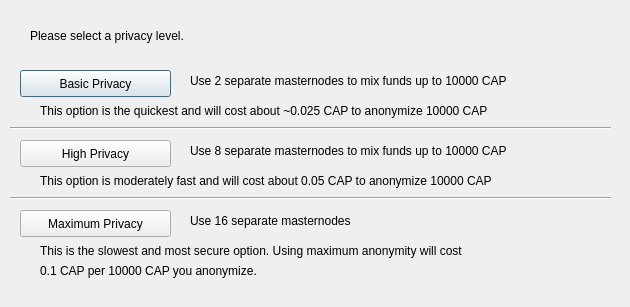
<?xml version="1.0" encoding="UTF-8"?>
<ui version="4.0">
 <class>ObfuscationConfig</class>
 <widget class="QDialog" name="ObfuscationConfig">
  <property name="geometry">
   <rect>
    <x>0</x>
    <y>0</y>
    <width>630</width>
    <height>307</height>
   </rect>
  </property>
  <property name="windowTitle">
   <string>Configure Obfuscation</string>
  </property>
  <widget class="QPushButton" name="buttonBasic">
   <property name="geometry">
    <rect>
     <x>20</x>
     <y>70</y>
     <width>151</width>
     <height>27</height>
    </rect>
   </property>
   <property name="text">
    <string>Basic Privacy</string>
   </property>
  </widget>
  <widget class="QPushButton" name="buttonHigh">
   <property name="geometry">
    <rect>
     <x>20</x>
     <y>140</y>
     <width>151</width>
     <height>27</height>
    </rect>
   </property>
   <property name="text">
    <string>High Privacy</string>
   </property>
  </widget>
  <widget class="QPushButton" name="buttonMax">
   <property name="geometry">
    <rect>
     <x>20</x>
     <y>210</y>
     <width>151</width>
     <height>27</height>
    </rect>
   </property>
   <property name="text">
    <string>Maximum Privacy</string>
   </property>
  </widget>
  <widget class="QLabel" name="label">
   <property name="geometry">
    <rect>
     <x>30</x>
     <y>20</y>
     <width>571</width>
     <height>31</height>
    </rect>
   </property>
   <property name="text">
    <string>Please select a privacy level.</string>
   </property>
  </widget>
  <widget class="QLabel" name="label_2">
   <property name="geometry">
    <rect>
     <x>190</x>
     <y>70</y>
     <width>421</width>
     <height>21</height>
    </rect>
   </property>
   <property name="text">
    <string>Use 2 separate masternodes to mix funds up to 10000 CAP</string>
   </property>
  </widget>
  <widget class="QLabel" name="label_3">
   <property name="geometry">
    <rect>
     <x>190</x>
     <y>140</y>
     <width>411</width>
     <height>21</height>
    </rect>
   </property>
   <property name="text">
    <string>Use 8 separate masternodes to mix funds up to 10000 CAP</string>
   </property>
  </widget>
  <widget class="QLabel" name="label_4">
   <property name="geometry">
    <rect>
     <x>190</x>
     <y>210</y>
     <width>421</width>
     <height>21</height>
    </rect>
   </property>
   <property name="text">
    <string>Use 16 separate masternodes</string>
   </property>
  </widget>
  <widget class="QLabel" name="label_6">
   <property name="geometry">
    <rect>
     <x>40</x>
     <y>100</y>
     <width>561</width>
     <height>21</height>
    </rect>
   </property>
   <property name="text">
    <string>This option is the quickest and will cost about ~0.025 CAP to anonymize 10000 CAP</string>
   </property>
  </widget>
  <widget class="QLabel" name="label_7">
   <property name="geometry">
    <rect>
     <x>40</x>
     <y>170</y>
     <width>561</width>
     <height>21</height>
    </rect>
   </property>
   <property name="text">
    <string>This option is moderately fast and will cost about 0.05 CAP to anonymize 10000 CAP</string>
   </property>
  </widget>
  <widget class="QLabel" name="label_8">
   <property name="geometry">
    <rect>
     <x>40</x>
     <y>240</y>
     <width>561</width>
     <height>21</height>
    </rect>
   </property>
   <property name="text">
    <string>This is the slowest and most secure option. Using maximum anonymity will cost</string>
   </property>
  </widget>
  <widget class="QLabel" name="label_9">
   <property name="geometry">
    <rect>
     <x>40</x>
     <y>260</y>
     <width>561</width>
     <height>21</height>
    </rect>
   </property>
   <property name="text">
    <string>0.1 CAP per 10000 CAP you anonymize.</string>
   </property>
  </widget>
  <widget class="Line" name="line">
   <property name="geometry">
    <rect>
     <x>10</x>
     <y>120</y>
     <width>601</width>
     <height>16</height>
    </rect>
   </property>
   <property name="orientation">
    <enum>Qt::Horizontal</enum>
   </property>
  </widget>
  <widget class="Line" name="line_2">
   <property name="geometry">
    <rect>
     <x>10</x>
     <y>190</y>
     <width>601</width>
     <height>16</height>
    </rect>
   </property>
   <property name="orientation">
    <enum>Qt::Horizontal</enum>
   </property>
  </widget>
 </widget>
 <resources/>
 <connections/>
</ui>
